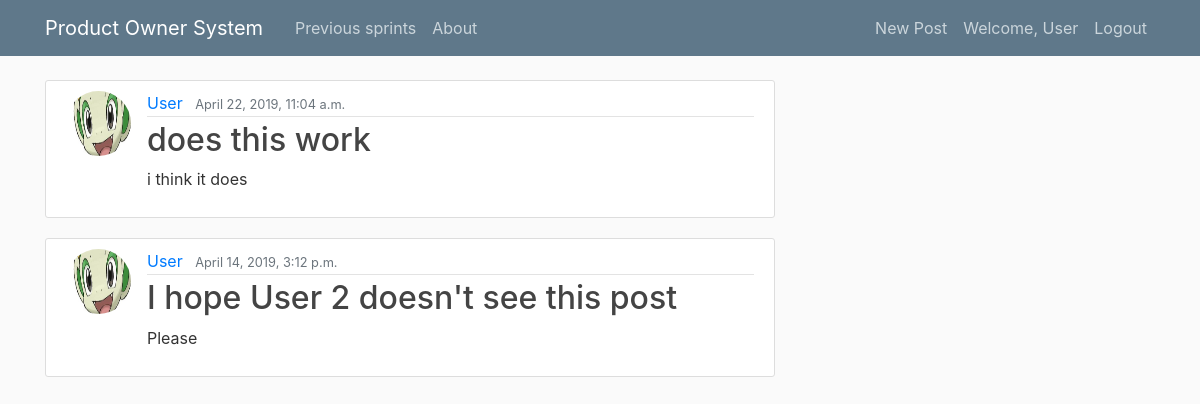
Screenshot of /user/User (signed in) with the database file from the repository.
### userPosts/models.py (models this page shows, shortened)
class Post(models.Model):
    title = models.CharField(max_length=100)
    content = models.TextField()
    date_posted = models.DateTimeField(auto_now_add=True)
    author = models.ForeignKey(User, on_delete=models.CASCADE, default='')

### users/models.py (models this page shows, shortened)
class Profile(models.Model):
    user = models.OneToOneField(User, on_delete=models.CASCADE)
    image = models.ImageField(default='default.jpg', upload_to='profile_pics')

### userPosts/views.py (the view)
# urls.py: path('user/<str:username>', UserPostListView.as_view(), name='user-posts'),
class UserPostListView(ListView):
    model = Post
    template_name = 'userPosts/previousSprints.html'
    context_object_name ='posts'
    paginate_by = 20
    def get_queryset(self):
        user = get_object_or_404(User, username=self.kwargs.get('username'))
        return Post.objects.filter(author=user).order_by('-date_posted')

### userPosts/templates/userPosts/previousSprints.html (shortened to what this page needs)
{% extends "userPosts/base.html" %}
{% block content %}
    {% if user.is_superuser %}
        {% for post in posts %}
        <article class="media content-section">
            <img class="rounded-circle article-img" src="{{ post.author.profile.image.url }}">
          <div class="media-body">
            <div class="article-metadata">
              <a class="mr-2" href="{% url 'user-posts' post.author.username %}">{{ post.author }}</a>
              <small class="text-muted">{{ post.date_posted }}</small>
            </div>
            <h2><a class="article-title" href="{% url 'post-detail' post.id %}">{{ post.title }}</a></h2>
            <p class="article-content">{{ post.content }}</p>
          </div>
        </article>
        {% endfor %}
            {% if is_paginated %}
                {% if page_obj.has_previous %}
                    <a class="btn btn-outline-info mb-4" href="?page=1">Latest</a>
                    <a class="btn btn-outline-info mb-4" href="?page={{ page_obj.previous_page_number }}">Previous</a>
                {% endif %}
                {% for num in page_obj.paginator.page_range %}
                    {% if page_obj.number == num %}
                        <a class="btn btn-info mb-4" href="?page={{ num }}">{{ num }}</a>
                    {% elif num > page_obj.number|add:'-3' and num < page_obj.number|add:'3' %}
                        <a class="btn btn-outline-info mb-4" href="?page={{ num }}">{{ num }}</a>
                    {% endif %}
              {% endfor %}
                {% if page_obj.has_next %}
                    <a class="btn btn-outline-info mb-4" href="?page={{ page_obj.next_page_number }}">Next</a>
                    <a class="btn btn-outline-info mb-4" href="?page={{ page_obj.paginator.num_pages }}">Last</a>
                {% endif %}
            {% endif %}
    {% elif user.is_authenticated %}
        {% for post in posts %}
            {% if post.author == user %}
        <article class="media content-section">
            <img class="rounded-circle article-img" src="{{ post.author.profile.image.url }}">
          <div class="media-body">
            <div class="article-metadata">
              <a class="mr-2" href="{% url 'user-posts' post.author.username %}">{{ post.author }}</a>
              <small class="text-muted">{{ post.date_posted }}</small>
            </div>
            <h2><a class="article-title" href="{% url 'post-detail' post.id %}">{{ post.title }}</a></h2>
            <p class="article-content">{{ post.content }}</p>
          </div>
        </article>
            {% endif %}
        {% endfor %}
    {% endif %}
{% endblock content %}

### userPosts/templates/userPosts/base.html (shortened to what this page needs)
{% load static %}
<!DOCTYPE html>
<html>
    <head>
    <link rel="stylesheet" href="https://maxcdn.bootstrapcdn.com/bootstrap/4.0.0/css/bootstrap.min.css">
    <link rel="stylesheet" type="text/css" href="{% static 'userPosts/main.css' %}">
    </head>
    <body>
    <header class="site-header">
          <nav class="navbar navbar-expand-md navbar-dark bg-steel fixed-top">
            <div class="container">
              <a class="navbar-brand mr-4" href="{% url 'userPosts-home' %}">Product Owner System</a>
              <div class="collapse navbar-collapse" id="navbarToggle">
                <div class="navbar-nav mr-auto">
                  <a class="nav-item nav-link" href="{% url 'userPosts-home' %}">Previous sprints</a>
                  <a class="nav-item nav-link" href="{% url 'userPosts-about' %}">About</a>
                </div>
                <div class="navbar-nav">
                    {% if user.is_authenticated %}
                    <a class="nav-item nav-link" href="{% url 'post-create' %}">New Post</a>
                    <a class="nav-item nav-link" href="{% url 'profile' %}">Welcome, {{ user.username }}</a>
                    <a class="nav-item nav-link" href="{% url 'logout' %}">Logout</a>
                    {% endif %}
                </div>
              </div>
            </div>
          </nav>
        </header>
    <main role="main" class="container">
      <div class="row">
        <div class="col-md-8">
          {% block content %}{% endblock %}
        </div>
      </div>
    </main>
    </body>
</html>

### userPosts/static/userPosts/main.css (style rules this page uses)
body { background: #fafafa; color: #333333; margin-top: 5rem; }
h1, h2, h3, h4, h5, h6 { color: #444444; }
.bg-steel { background-color: #5f788a; }
.site-header .navbar-nav .nav-link { color: #cbd5db; }
.content-section { background: #ffffff; padding: 10px 20px; border: 1px solid #dddddd; border-radius: 3px; margin-bottom: 20px; }
.article-title { color: #444444; }
.article-content { white-space: pre-line; }
.article-img { height: 65px; width: 65px; margin-right: 16px; }
.article-metadata { padding-bottom: 1px; margin-bottom: 4px; border-bottom: 1px solid #e3e3e3 }

### rows the page displays
Post: author.profile.image (placeholder picture), author "User", date_posted "April 22, 2019, 11:04 a.m.", title "does this work", content "i think it does"
Post: author.profile.image (placeholder picture), author "User", date_posted "April 14, 2019, 3:12 p.m.", title "I hope User 2 doesn't see this post", content "Please"

### other values shown
{{ user.username }} "User"
